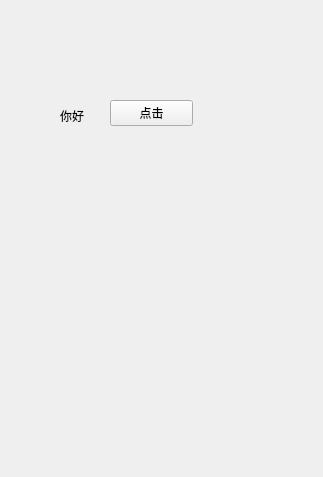
<?xml version="1.0" encoding="UTF-8"?>
<ui version="4.0">
 <class>Form</class>
 <widget class="QWidget" name="Form">
  <property name="geometry">
   <rect>
    <x>0</x>
    <y>0</y>
    <width>323</width>
    <height>477</height>
   </rect>
  </property>
  <property name="windowTitle">
   <string>Form</string>
  </property>
  <widget class="QPushButton" name="pushButton">
   <property name="geometry">
    <rect>
     <x>110</x>
     <y>100</y>
     <width>83</width>
     <height>26</height>
    </rect>
   </property>
   <property name="text">
    <string>点击</string>
   </property>
  </widget>
  <widget class="QLabel" name="label">
   <property name="geometry">
    <rect>
     <x>60</x>
     <y>100</y>
     <width>51</width>
     <height>31</height>
    </rect>
   </property>
   <property name="text">
    <string>你好</string>
   </property>
  </widget>
 </widget>
 <resources/>
 <connections/>
</ui>
